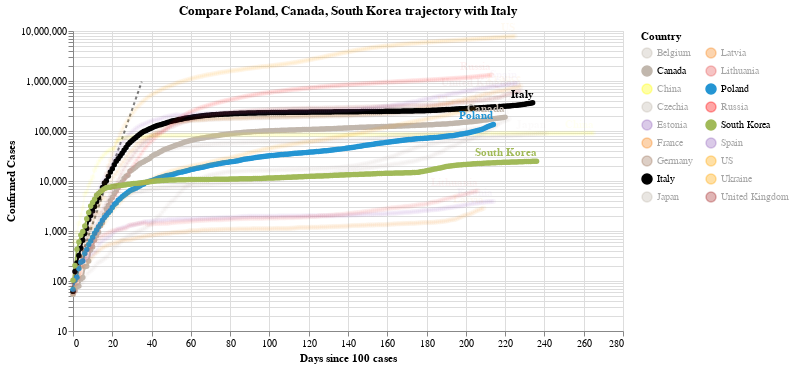

Notebook code cell kept with this figure:
### Code cell
#hide_input
chart3 = make_since_chart(dff2, ['Poland', 'Canada', 'South Korea'], baseline_countries)
chart3

### Figure 1 — Vega-Lite specification as saved in the notebook (floating-point values rounded to 4 significant figures; data arrays with more than 128 entries replaced by an {"elided": "..."} marker saying what was removed)
{"config": {"view": {"continuousWidth": 400, "continuousHeight": 300}}, "layer": [{"data": {"name": "data-628230001892d6798b50651be41d1b3e"}, "mark": {"type": "line", "color": "black", "opacity": 0.5, "strokeDash": [3, 3]}, "encoding": {"x": {"type": "quantitative", "field": "Days since 100 cases"}, "y": {"type": "quantitative", "field": "Confirmed Cases"}}}, {"data": {"name": "data-4ac24269073da6e2f9a4af4cd94fe83f"}, "mark": {"type": "line", "point": true}, "encoding": {"color": {"type": "nominal", "field": "Country", "legend": {"columns": 2}, "scale": {"domain": ["Belgium", "Canada", "China", "Czechia", "Estonia", "France", "Germany", "Italy", "Japan", "Latvia", "Lithuania", "Poland", "Russia", "South Korea", "Spain", "US", "Ukraine", "United Kingdom"], "range": ["#C1B7AD", "#C1B7AD", "yellow", "#C1B7AD", "#9467bd", "#F58518", "#9D755D", "black", "#C1B7AD", "#F58518", "#E45756", "#2495D3", "red", "#A1BA59", "#9467bd", "orange", "orange", "brown"]}}, "opacity": {"condition": {"value": 1, "selection": "selector001"}, "value": 0.05}, "tooltip": [{"type": "nominal", "field": "Country"}, {"type": "temporal", "field": "Date"}, {"type": "quantitative", "field": "Confirmed Cases"}, {"type": "quantitative", "field": "Days since 100 cases"}], "x": {"type": "quantitative", "field": "Days since 100 cases"}, "y": {"type": "quantitative", "field": "Confirmed Cases", "scale": {"type": "log"}}}, "selection": {"selector001": {"type": "multi", "fields": ["Country"], "bind": "legend", "init": [{"Country": "Poland"}, {"Country": "Canada"}, {"Country": "South Korea"}, {"Country": "Italy"}]}}, "width": 550}, {"data": {"name": "data-4ac24269073da6e2f9a4af4cd94fe83f"}, "mark": {"type": "text", "align": "right", "dy": -8, "fontWeight": "bold"}, "encoding": {"color": {"type": "nominal", "field": "Country", "legend": {"columns": 2}, "scale": {"domain": ["Belgium", "Canada", "China", "Czechia", "Estonia", "France", "Germany", "Italy", "Japan", "Latvia", "Lithuania", "Poland", "Russia", "South Korea", "Spain", "US", "Ukraine", "United Kingdom"], "range": ["#C1B7AD", "#C1B7AD", "yellow", "#C1B7AD", "#9467bd", "#F58518", "#9D755D", "black", "#C1B7AD", "#F58518", "#E45756", "#2495D3", "red", "#A1BA59", "#9467bd", "orange", "orange", "brown"]}}, "opacity": {"condition": {"value": 1, "selection": "selector001"}, "value": 0.05}, "text": {"type": "nominal", "field": "Country"}, "tooltip": [{"type": "nominal", "field": "Country"}, {"type": "temporal", "field": "Date"}, {"type": "quantitative", "field": "Confirmed Cases"}, {"type": "quantitative", "field": "Days since 100 cases"}], "x": {"type": "quantitative", "field": "Days since 100 cases"}, "y": {"type": "quantitative", "field": "Confirmed Cases", "scale": {"type": "log"}}}, "transform": [{"filter": "(datum['Date'] >= 1602547200000)"}], "width": 550}], "title": "Compare Poland, Canada, South Korea trajectory with Italy", "$schema": "https://vega.github.io/schema/vega-lite/v4.0.2.json", "datasets": {"data-628230001892d6798b50651be41d1b3e": [{"Days since 100 cases": 0, "Confirmed Cases": 100.0}, {"Days since 100 cases": 1, "Confirmed Cases": 130.0}, {"Days since 100 cases": 2, "Confirmed Cases": 169.0}, {"Days since 100 cases": 3, "Confirmed Cases": 219.7}, {"Days since 100 cases": 4, "Confirmed Cases": 285.6}, {"Days since 100 cases": 5, "Confirmed Cases": 371.3}, {"Days since 100 cases": 6, "Confirmed Cases": 482.7}, {"Days since 100 cases": 7, "Confirmed Cases": 627.5}, {"Days since 100 cases": 8, "Confirmed Cases": 815.7}, {"Days since 100 cases": 9, "Confirmed Cases": 1060.0}, {"Days since 100 cases": 10, "Confirmed Cases": 1379.0}, {"Days since 100 cases": 11, "Confirmed Cases": 1792.0}, {"Days since 100 cases": 12, "Confirmed Cases": 2330.0}, {"Days since 100 cases": 13, "Confirmed Cases": 3029.0}, {"Days since 100 cases": 14, "Confirmed Cases": 3937.0}, {"Days since 100 cases": 15, "Confirmed Cases": 5119.0}, {"Days since 100 cases": 16, "Confirmed Cases": 6654.0}, {"Days since 100 cases": 17, "Confirmed Cases": 8650.0}, {"Days since 100 cases": 18, "Confirmed Cases": 11250.0}, {"Days since 100 cases": 19, "Confirmed Cases": 14620.0}, {"Days since 100 cases": 20, "Confirmed Cases": 19000.0}, {"Days since 100 cases": 21, "Confirmed Cases": 24710.0}, {"Days since 100 cases": 22, "Confirmed Cases": 32120.0}, {"Days since 100 cases": 23, "Confirmed Cases": 41750.0}, {"Days since 100 cases": 24, "Confirmed Cases": 54280.0}, {"Days since 100 cases": 25, "Confirmed Cases": 70560.0}, {"Days since 100 cases": 26, "Confirmed Cases": 91730.0}, {"Days since 100 cases": 27, "Confirmed Cases": 119300.0}, {"Days since 100 cases": 28, "Confirmed Cases": 155000.0}, {"Days since 100 cases": 29, "Confirmed Cases": 201500.0}, {"Days since 100 cases": 30, "Confirmed Cases": 262000.0}, {"Days since 100 cases": 31, "Confirmed Cases": 340600.0}, {"Days since 100 cases": 32, "Confirmed Cases": 442800.0}, {"Days since 100 cases": 33, "Confirmed Cases": 575600.0}, {"Days since 100 cases": 34, "Confirmed Cases": 748300.0}, {"Days since 100 cases": 35, "Confirmed Cases": 972800.0}], "data-4ac24269073da6e2f9a4af4cd94fe83f": {"elided": "4047 records"}}}
